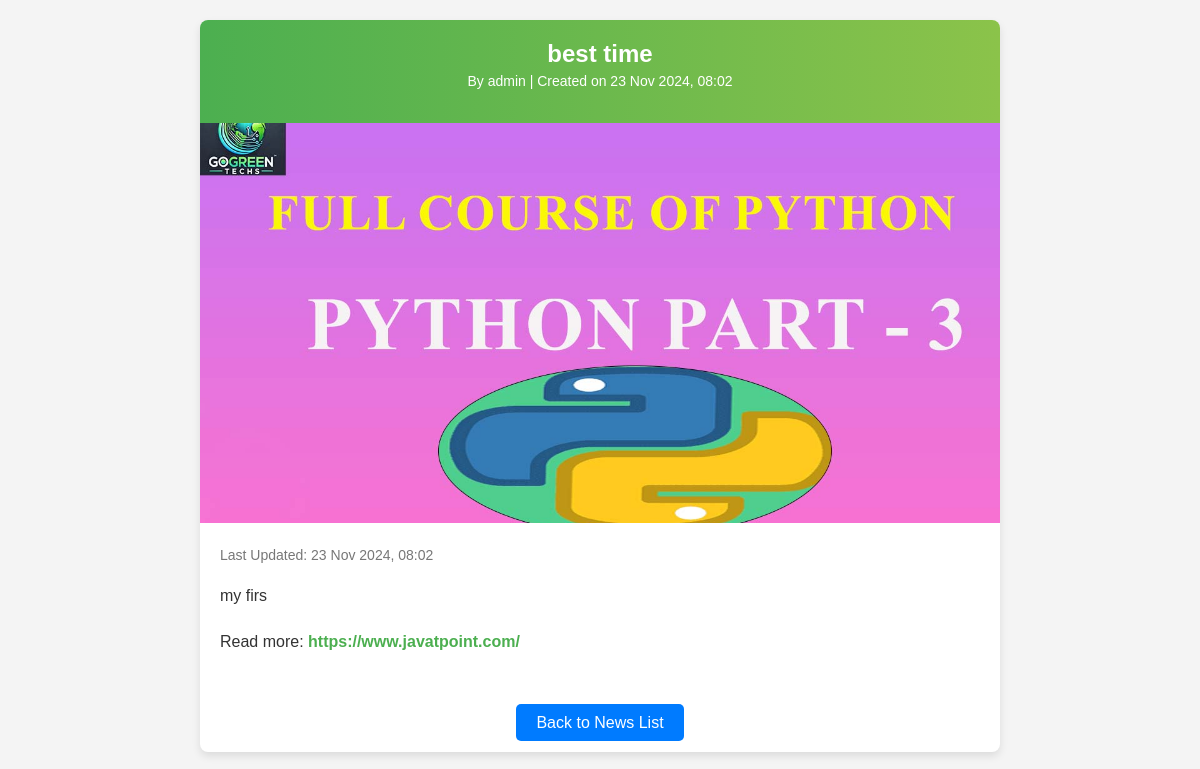
Page /news_detail/10/ on the earlier database version.
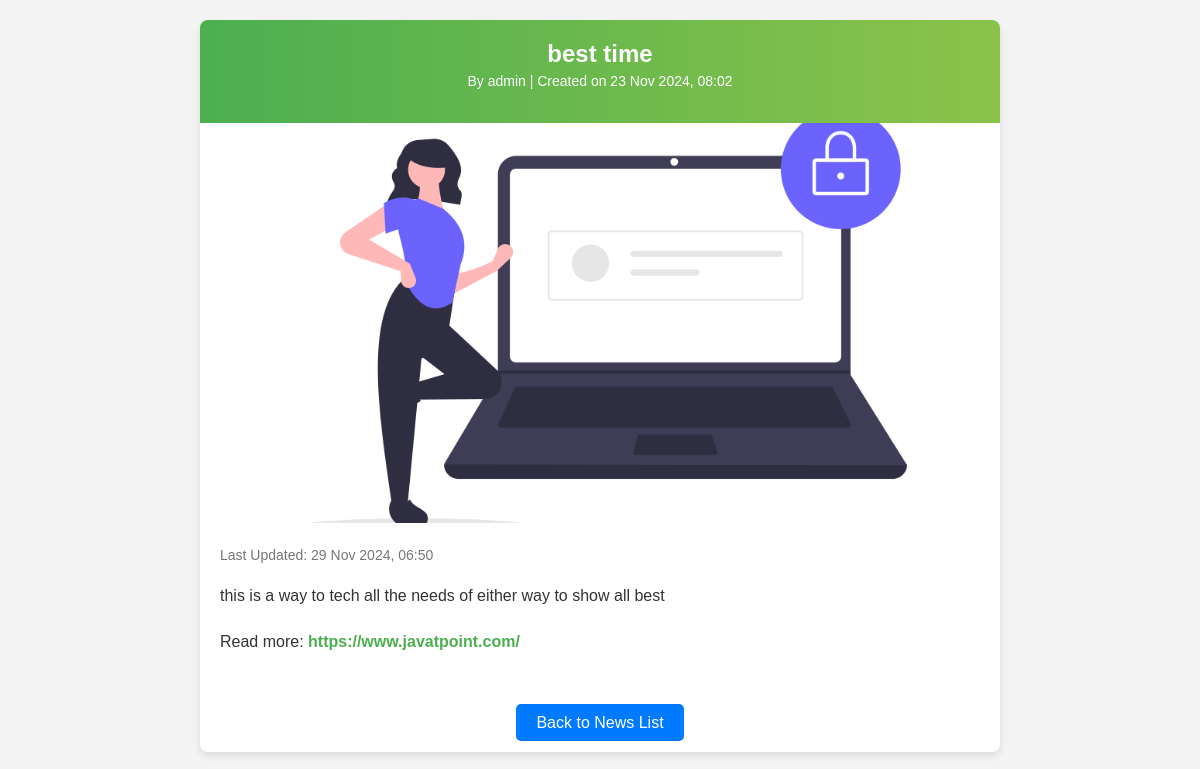
Same page on the later database version.
### app/models.py (models this page shows, shortened)
class News(models.Model):
    user = models.ForeignKey(User,on_delete=models.CASCADE)
    title = models.CharField(max_length=200,unique=True)
    content = models.TextField(blank=True)
    image = models.ImageField(upload_to='news_images/',blank=True)
    url = models.URLField(blank=True)
    created_at  = models.DateTimeField(auto_now_add=True)
    updated_at = models.DateTimeField(auto_now=True)

### app/views.py (the view)
# urls.py: path('news_detail/<int:news_id>/',views.news_detail,name='news_detail'),
def news_detail(request,news_id):
    news  = models.News.objects.get(id = news_id)
    context = {
        'news':news
    }
    return render(request,'news_detail.html',context)

### templates/news_detail.html (shortened to what this page needs)
<!DOCTYPE html>
<html lang="en">
<head>
</head>
<body>
    <div class="container">
        <div class="news-header">
            <h1>{{ news.title }}</h1>
            <p>By {{ news.user.username }} | Created on {{ news.created_at|date:"d M Y, H:i" }}</p>
        </div>
        {% if news.image %}
        <img src="{{ news.image.url }}" alt="{{ news.title }}" class="news-image">
        {% endif %}
        <div class="news-content">
            <div class="news-meta">
                <span>Last Updated: {{ news.updated_at|date:"d M Y, H:i" }}</span>
            </div>
            <p>{{ news.content }}</p>
            {% if news.url %}
            <div class="news-url">
                <p>Read more: <a href="{{ news.url }}" target="_blank">{{ news.url }}</a></p>
            </div>
            {% endif %}
        </div>
        <div class="back-button">
            <a href="{% url 'news_list' %}">Back to News List</a>
        </div>
    </div>
</body>
</html>

Differences in the rows shown:
changed News "best time": image: a different picture; updated_at "23 Nov 2024, 08:02" → "29 Nov 2024, 06:50"; content "my firs" → "this is a way to tech all the needs of either way to show all best"
